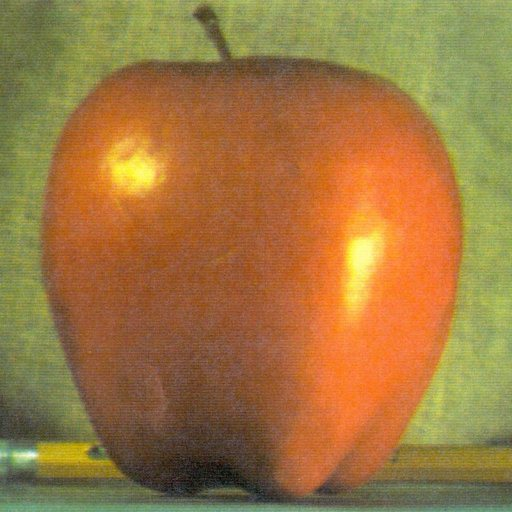
%> input picture apple.jpg, 512 x 512 px
$ octave blendTwoImages.m   (GNU Octave 9; MATLAB toolbox functions it lacks are replaced by stand-ins)
%> lines starting %> are read from the running program, lines starting %| are printed output that depends on the picture; in (x1, y1, x2, y2) boxes, pixels count from 0 and x2, y2 are one past the last pixel; in counts of white or black regions, pixels touching at a corner belong together; the program's own positions count from 1
### fruitBlend/old/createGaussianPyramid.m
function [ pyramid ] = createGaussianPyramid( image, levels )

pyramid  = cell(levels, 1);
pyramid{1} = image;
for i = 2:levels
    pyramid{i} = impyramid(pyramid{i-1}, 'reduce');
end

end

### fruitBlend/old/createLaplacianPyramid.m
function [ laplacianPyramid ] = createLaplacianPyramid( gaussianPyramid )
    d = size(gaussianPyramid,1);

    laplacianPyramid  = cell(d, 1);

    for i = 1 : d -1
        oldPyramid = impyramid(gaussianPyramid{i+1}, 'expand');
        sizeCurrent = size(gaussianPyramid{i},1);
        oldPyramid = [oldPyramid , oldPyramid(1:sizeCurrent-1, sizeCurrent-1)];
        oldPyramid = [oldPyramid  ; oldPyramid(sizeCurrent-1, :)];
        laplacianPyramid{i} = gaussianPyramid{i} -  oldPyramid;%imresize(gaussianPyramid{i+1}, 2);
    end
    laplacianPyramid{d} = gaussianPyramid{d};

end

### fruitBlend/old/blend.m
function [ blendedPyramid ] = blend(lap1, lap2, gaus1 )

    d = size(gaus1,1);

    blendedPyramid  = cell(d, 1);

    for i = 1:d
        normalizedGaus = gaus1{i};%./255.0;
        p1 = times(normalizedGaus, lap1{i});
        p2 = times(1 - normalizedGaus, lap2{i});
        blendedPyramid{i} = p1 + p2;
    end

end

### fruitBlend/collapsedPyramid.m
function [ finalImage ] = collapsedPyramid( lap )

    d = size(lap,1);

    for i = 1 : d-1
        index = d - i + 1;
        biggerPIndex = index - 1;
        oldPyramid = impyramid(lap{index}, 'expand');
        sizeCurrent = size(lap{index-1},1);
        oldPyramid = [oldPyramid , oldPyramid(1:sizeCurrent-1, sizeCurrent-1)];
        oldPyramid = [oldPyramid  ; oldPyramid(sizeCurrent-1, :)];
        lap{biggerPIndex} = lap{biggerPIndex} +  oldPyramid;%imresize(gaussianPyramid{i+1}, 2);
    end

    finalImage = lap{1};


end

### fruitBlend/old/blendTwoImages.m
clear all; clc; close all;

apple =  imread('apple.jpg');
%> apple is the input picture: size 512x512x3 uint8; mean R, G, B 159.1, 119.7, 64.8
orange =  imread('apple.jpg');

imwrite(apple, 'test.jpg');
%imshow(apple);
%return

mask = imread('mask512.jpg');
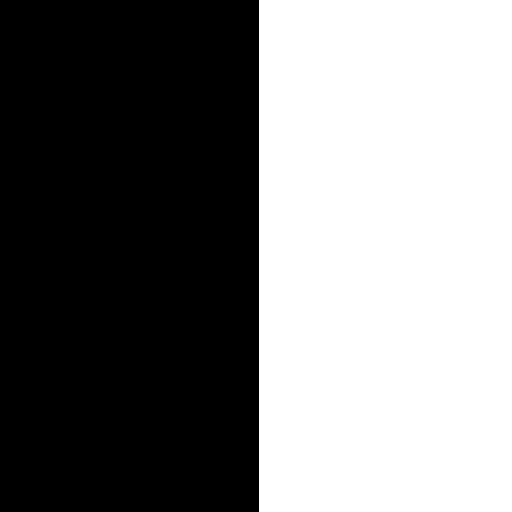
%> input picture mask512.jpg, 512 x 512 px
%> mask is the input picture: size 512x512x3 uint8; min 0, max 255, mean 126
mask = mask./255.0;
%> mask: size 512x512x3 uint8; values 0 (black) and 1 (white), 49.4% white; 1 white region, box (x1, y1, x2, y2) and area: (259, 0, 512, 512) 129536


min_size = 512;
d = (floor(log2(min_size))) - 4; % at least 16x16 at the highest level.
d = 4;


%Not a problem in Blend

%RED
redApple = apple(:,:,1);
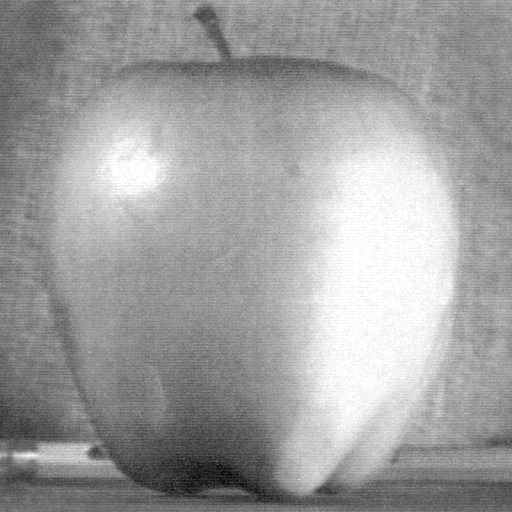
%> redApple: size 512x512 uint8; min 7, max 255, mean 159.1
redAppleGPyramid = createGaussianPyramid(redApple, d);
%> after the loop in createGaussianPyramid, `for i = 2:levels`: pyramid = 4 items
%> redAppleGPyramid = 4 items
[ redAppleLPyramid ] = createLaplacianPyramid( redAppleGPyramid );
%> in createLaplacianPyramid, `d = size(gaussianPyramid,1);`: d = 4
%> in createLaplacianPyramid, `laplacianPyramid  = cell(d, 1);`: laplacianPyramid = {[], [], [], []}
%> the loop in createLaplacianPyramid, `for i = 1 : d -1` made 3 passes
%> sizeCurrent on passes 1 to 3: 512, 256, 128
%> after the loop in createLaplacianPyramid, `for i = 1 : d -1`: laplacianPyramid = 4 items
%> redAppleLPyramid = 4 items

redOrange = orange(:,:,1);
redOrangeGPyramid = createGaussianPyramid(redOrange, d);
%> redOrangeGPyramid = 4 items
[ redOrangeLPyramid ] = createLaplacianPyramid( redOrangeGPyramid );
%> in createLaplacianPyramid (call 2), `laplacianPyramid  = cell(d, 1);`: laplacianPyramid = {[], [], [], []}
%> the loop in createLaplacianPyramid (call 2), `for i = 1 : d -1` made 3 passes
%> pass 3, in createLaplacianPyramid (call 2), `oldPyramid = impyramid(gaussianPyramid{i+1}, 'expand');`:
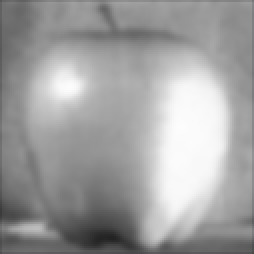
%> oldPyramid: size 127x127 uint8 (shown 2 times larger); min 35, max 253, mean 159.2
%> after the loop in createLaplacianPyramid (call 2), `for i = 1 : d -1`: laplacianPyramid = 4 items
%> redOrangeLPyramid = 4 items

redMask = mask(:,:,1);
redMaskGPyramid = createGaussianPyramid(redMask, d);
%> redMaskGPyramid = 4 items

[ blendedPyramidR ] = blend(redOrangeLPyramid, redAppleLPyramid, redMaskGPyramid );
%> in blend, `blendedPyramid  = cell(d, 1);`: blendedPyramid = {[], [], [], []}
%> the loop in blend, `for i = 1:d` made 4 passes
%> pass 1, in blend, `p1 = times(normalizedGaus, lap1{i});`:
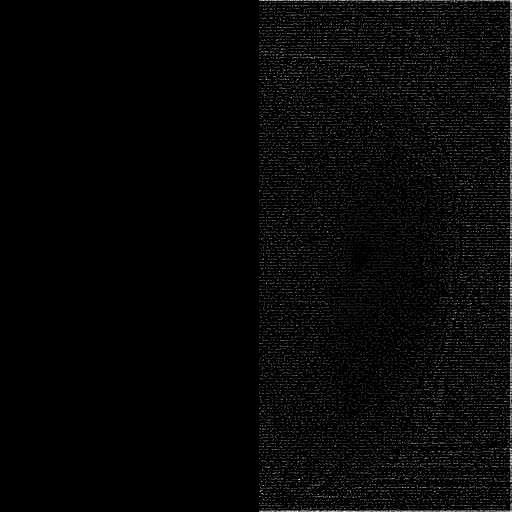
%> p1: size 512x512 uint8; min 0, max 37, mean 1; drawn with min black and max white
%> pass 1, in blend, `p2 = times(1 - normalizedGaus, lap2{i});`:
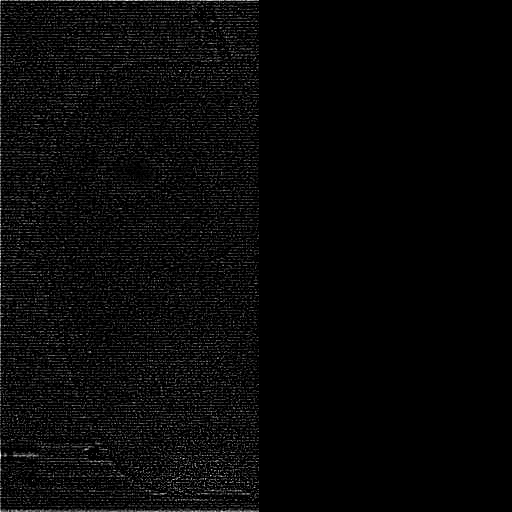
%> p2: size 512x512 uint8; min 0, max 37, mean 1.2; drawn with min black and max white
%> pass 2, in blend, `normalizedGaus = gaus1{i};`:
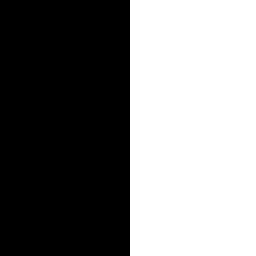
%> normalizedGaus: size 256x256 uint8; values 0 (black) and 1 (white), 49.2% white; 1 white region, box (x1, y1, x2, y2) and area: (130, 0, 256, 256) 32256
%> pass 2, in blend, `p1 = times(normalizedGaus, lap1{i});`:
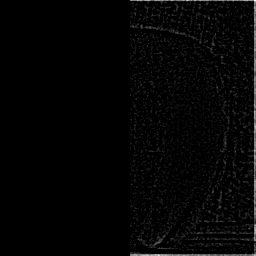
%> p1: size 256x256 uint8; min 0, max 37, mean 0.7; drawn with min black and max white
%> after the loop in blend, `for i = 1:d`: blendedPyramid = 4 items
%> blendedPyramidR = 4 items

[ finalImageR ] = collapsedPyramid( blendedPyramidR );
%> the loop in collapsedPyramid, `for i = 1 : d-1` made 3 passes
%> (index, biggerPIndex, sizeCurrent) on passes 1 to 3: (4, 3, 128), (3, 2, 256), (2, 1, 512)

imwrite(redApple, 'realRed.jpg');
imwrite(finalImageR, 'redChannel.jpg');

return
%GREENfinalVal =
greenApple = apple(:,:,2);
greenAppleGPyramid = createGaussianPyramid(greenApple, d);
[ greenAppleLPyramid ] = createLaplacianPyramid( greenAppleGPyramid );

greenOrange = orange(:,:,2);
greenOrangeGPyramid = createGaussianPyramid(greenOrange, d);
[ greenOrangeLPyramid ] = createLaplacianPyramid( greenOrangeGPyramid );

greenMask = mask(:,:,2);
greenMaskGPyramid = createGaussianPyramid(greenMask, d);

[ blendedPyramidG ] = blend(greenOrangeLPyramid, greenAppleLPyramid, greenMaskGPyramid );

[ finalImageG ] = collapsedPyramid( blendedPyramidG );


%BLUE
blueApple = apple(:,:,3);
blueAppleGPyramid = createGaussianPyramid(blueApple, d);
[ blueAppleLPyramid ] = createLaplacianPyramid( blueAppleGPyramid );

blueOrange = orange(:,:,3);
blueOrangeGPyramid = createGaussianPyramid(blueOrange, d);
[ blueOrangeLPyramid ] = createLaplacianPyramid( blueOrangeGPyramid );

blueMask = mask(:,:,3);
blueMaskGPyramid = createGaussianPyramid(blueMask, d);


[ blendedPyramidB ] = blend(blueOrangeLPyramid, blueAppleLPyramid, blueMaskGPyramid );

[ finalImageB ] = collapsedPyramid( blendedPyramidB );

%COMBINE

newImage = cat(3,finalImageR, finalImageG);
newImage = cat(3,newImage, finalImageB);


%imshow(newImage);
imwrite(newImage, 'blendedImage.jpg');
